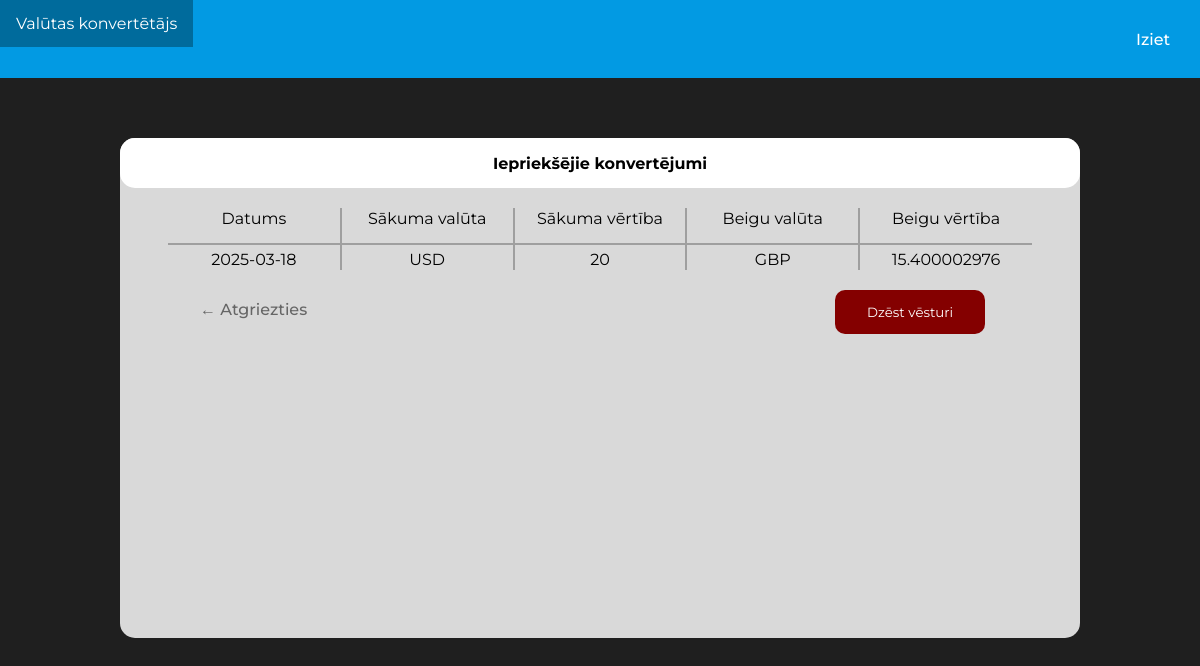
The app's page /history, older data.
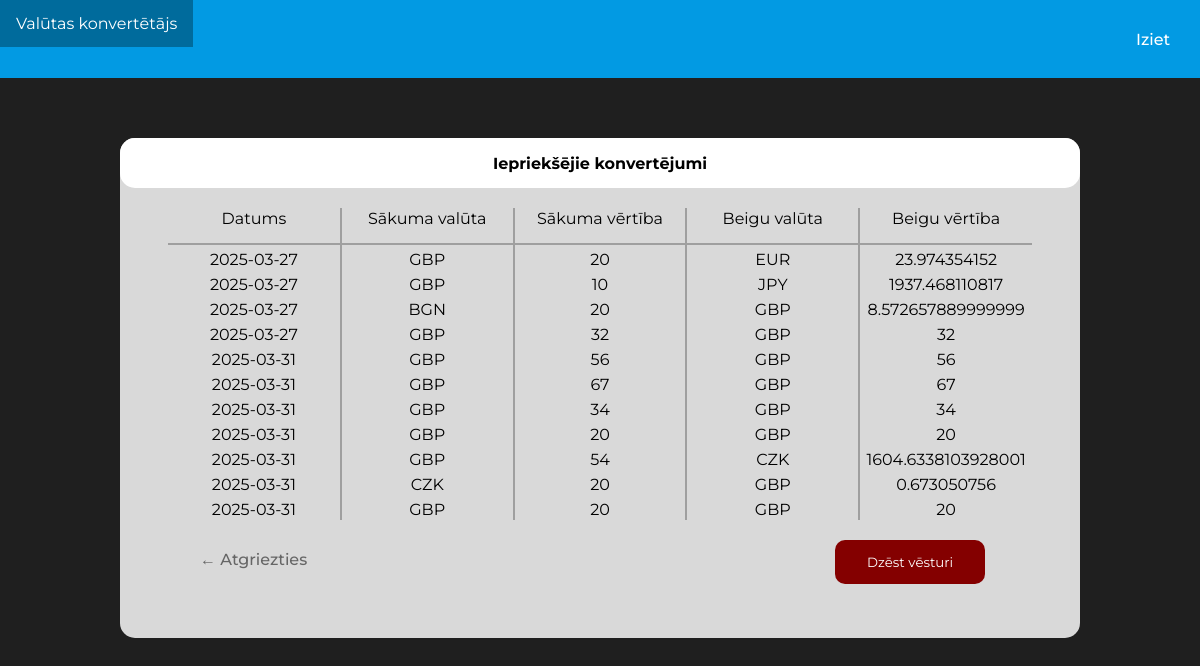
The same page, newer data.
### tables this page shows
CREATE TABLE "conversion_history" (
	"user_id"	INTEGER,
	"value_from"	INTEGER,
	"currency_from"	TEXT,
	"value_to"	INTEGER,
	"currency_to"	TEXT,
	"date"	TEXT,
	"time"	TEXT,
	FOREIGN KEY("user_id") REFERENCES "user"("user_id")
);

### currency_converter.py (the view)
@app.route("/history", methods = ["GET"])
@check_token
def history(current_user):
    db = utilities.Database()
    history = db.get_histrory(current_user[0])
    print(history == [])
    if history == []:
        return render_template("history.html", history = (("", "", "", "", "", "", "")))
    else: return render_template("history.html", history = history)

### currency_converter.py (called while the page is built)
def check_token(func):
    @wraps(func) # Here so check_token can be used for multiple pages
    def wrapper():
        token = request.cookies.get('jwt_token')
        if not token:
            current_user = (1, 'GUEST', '', '') # if no token found, go with guest account
        else:
            data = jwt.decode(token, SECRET_KEY, algorithms=["HS256"])
            db = utilities.Database()
            current_user = db.get_user_data_by_id(data["user_id"])
        return func(current_user)
    return wrapper

### utilities.py (called while the page is built)
    def get_histrory(self, user_id):
        self.cur.execute("""SELECT * FROM 'conversion_history' WHERE user_id=(?)""", (user_id,))
        history = self.cur.fetchall()
        self.cur.close()
        return history[-11:]

### templates/history.html (shortened to what this page needs)
<!DOCTYPE html>
<html lang="en">
  <head>
    <link rel="stylesheet" type="text/css" href="{{ url_for('static', filename='style.css' ) }}">
  </head>
    <body>
        <div>
          <ul class="navbar">
            <li><a class="logout-button" href="/">Iziet</a></li>
            <li style="float:left"><a href="/">Valūtas konvertētājs</a></li>
          </ul>
        </div>
        <div class="mother-box">
            <div class="big-box">
                <div class="big-box-title-box">
                    Iepriekšējie konvertējumi
                </div>
                <div class="table-area">
                    <table class="big-box-table">
                        <tr>
                          <th class="borderized-right">Datums</th>
                          <th class="borderized-right">Sākuma valūta</th>
                          <th class="borderized-right">Sākuma vērtība</th>
                          <th class="borderized-right">Beigu valūta</th>
                          <th>Beigu vērtība</th>
                        </tr>
                        {% for row in history %}
                          <tr>
                            <td class="borderized-right">{{ row [5] }}</td>
                            <td class="borderized-right">{{ row [2] }}</td>
                            <td class="borderized-right">{{ row [1] }}</td>
                            <td class="borderized-right">{{ row [4] }}</td>
                            <td>{{ row [3] }}</td>
                          </tr>
                        {% endfor %}
                      </table>
                </div>
                <div class="delete-button">
                <form action="/api/delete_history">
                <input class="delete-history-button" type="submit" name="delete_history" value="Dzēst vēsturi"/>
                </form>
                <a class="atgriezties-poga" href="/home"> &larr; Atgriezties </a>
                </div>
            </div>
        </div>
    </body>
</html>

### static/style.css (style rules this page uses)
.navbar { list-style-type: none; margin: 0; padding: 0; overflow: hidden; width: 100%; background-color: #029AE3; transition: 0.3s; }
li { float: right; }
li a { display: block; color: white; padding: 14px 16px; text-decoration: none; transition: 0.3s; }
body { display: block; font-family: 'Montserrat', serif; margin: 0px; background-color: #1f1f1f; }
.big-box { height: 500px; width: 80%; background-color: #D9D9D9; display: block; margin: auto; border-radius: 15px; }
.big-box-title-box { display: inline-block; height: 50px; border-radius: 15px; width: 100%; background-color: #ffffff; align-content: center; text-align: center; font-weight: bold; }
.mother-box { margin-top: 60px; }
.big-box-table { text-align: center; width: 100%; }
.table-area { margin-top: 20px; margin-left: auto; margin-right: auto; width: 90%; }
th { font-weight: normal; width: 20%; padding-bottom: 15px; border-bottom: 2px solid #9F9F9F; }
td { padding-top: 5px; }
.borderized-right { border-right: 2px solid #9F9F9F; }
table { border-collapse: collapse; }
.delete-history-button { display: block; border: none; font-family: 'Montserrat', 'serif'; border-radius: 10px; color: #ffffff; background-color: rgb(132, 0, 0); padding: 14px 16px; text-decoration: none; transition: 0.3s; width: 150px; float: right; margin-right: 95px; margin-top: 20px; }
.delete-button { padding-top: auto; padding-bottom: 20px; }
.atgriezties-poga { text-decoration: none; color: #666666; font-weight: 500; padding: 30px 80px; position: absolute; }
.logout-button { display: flex; background-color:#029AE3; height: 50px; font-size: 16px; font-family: "Montserrat", serif; align-items: center; font-weight: 500; width: 48px; transition: 0.3s; }

Row changes from the older to the newer data that the page shows:
no longer on this page (row edited): conversion_history: date "2025-03-18", currency_from "USD", value_from "20", currency_to "GBP", value_to "15.400002976"
added conversion_history: date "2025-03-27", currency_from "GBP", value_from "20", currency_to "EUR", value_to "23.974354152"
added conversion_history: date "2025-03-27", currency_from "GBP", value_from "10", currency_to "JPY", value_to "1937.468110817"
added conversion_history: date "2025-03-27", currency_from "BGN", value_from "20", currency_to "GBP", value_to "8.572657889999999"
added conversion_history: date "2025-03-27", currency_from "GBP", value_from "32", currency_to "GBP", value_to "32"
added conversion_history: date "2025-03-31", currency_from "GBP", value_from "56", currency_to "GBP", value_to "56"
added conversion_history: date "2025-03-31", currency_from "GBP", value_from "67", currency_to "GBP", value_to "67"
added conversion_history: date "2025-03-31", currency_from "GBP", value_from "34", currency_to "GBP", value_to "34"
added conversion_history: date "2025-03-31", currency_from "GBP", value_from "20", currency_to "GBP", value_to "20"
added conversion_history: date "2025-03-31", currency_from "GBP", value_from "54", currency_to "CZK", value_to "1604.6338103928001"
added conversion_history: date "2025-03-31", currency_from "CZK", value_from "20", currency_to "GBP", value_to "0.673050756"
added conversion_history: date "2025-03-31", currency_from "GBP", value_from "20", currency_to "GBP", value_to "20"
